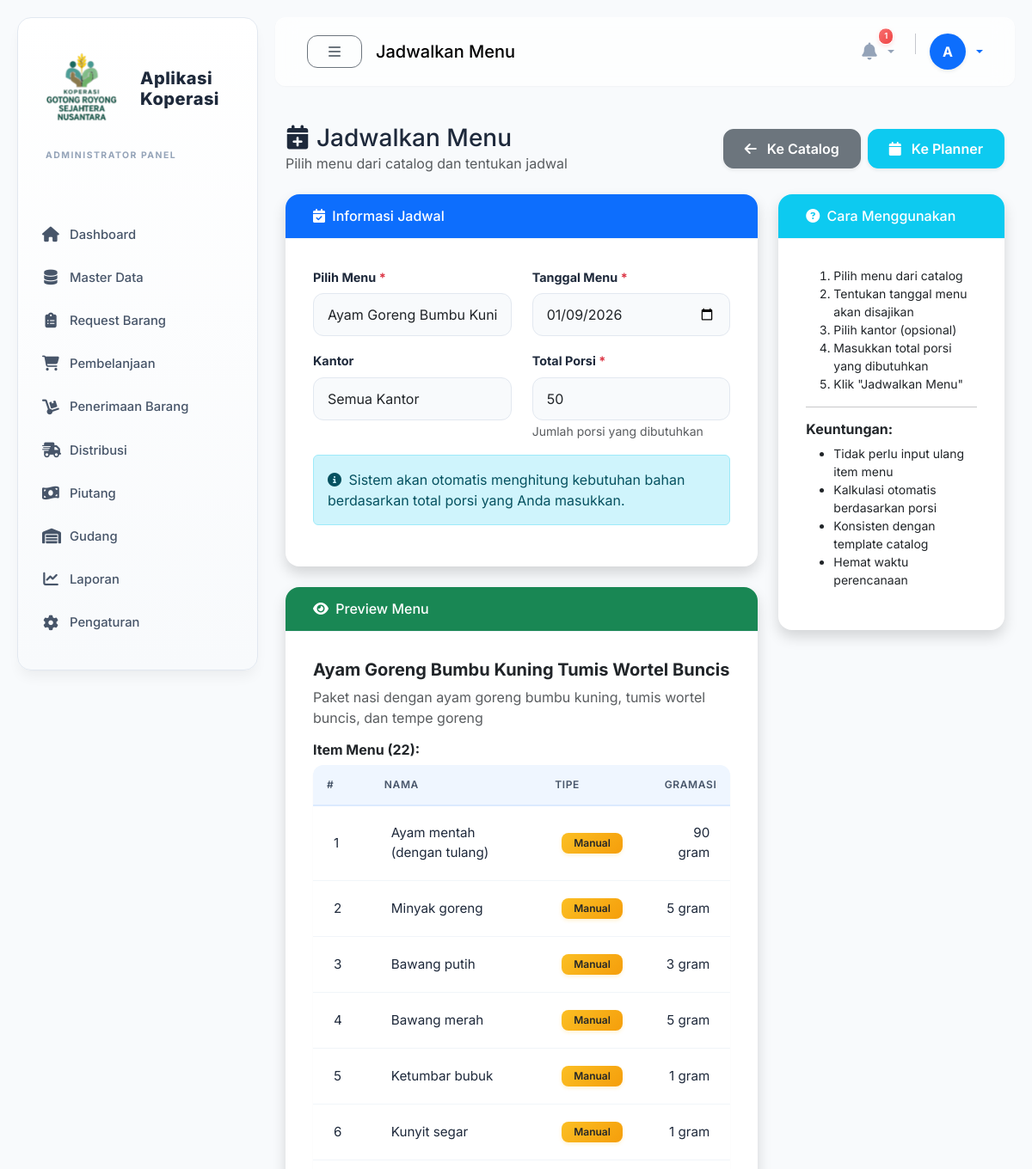
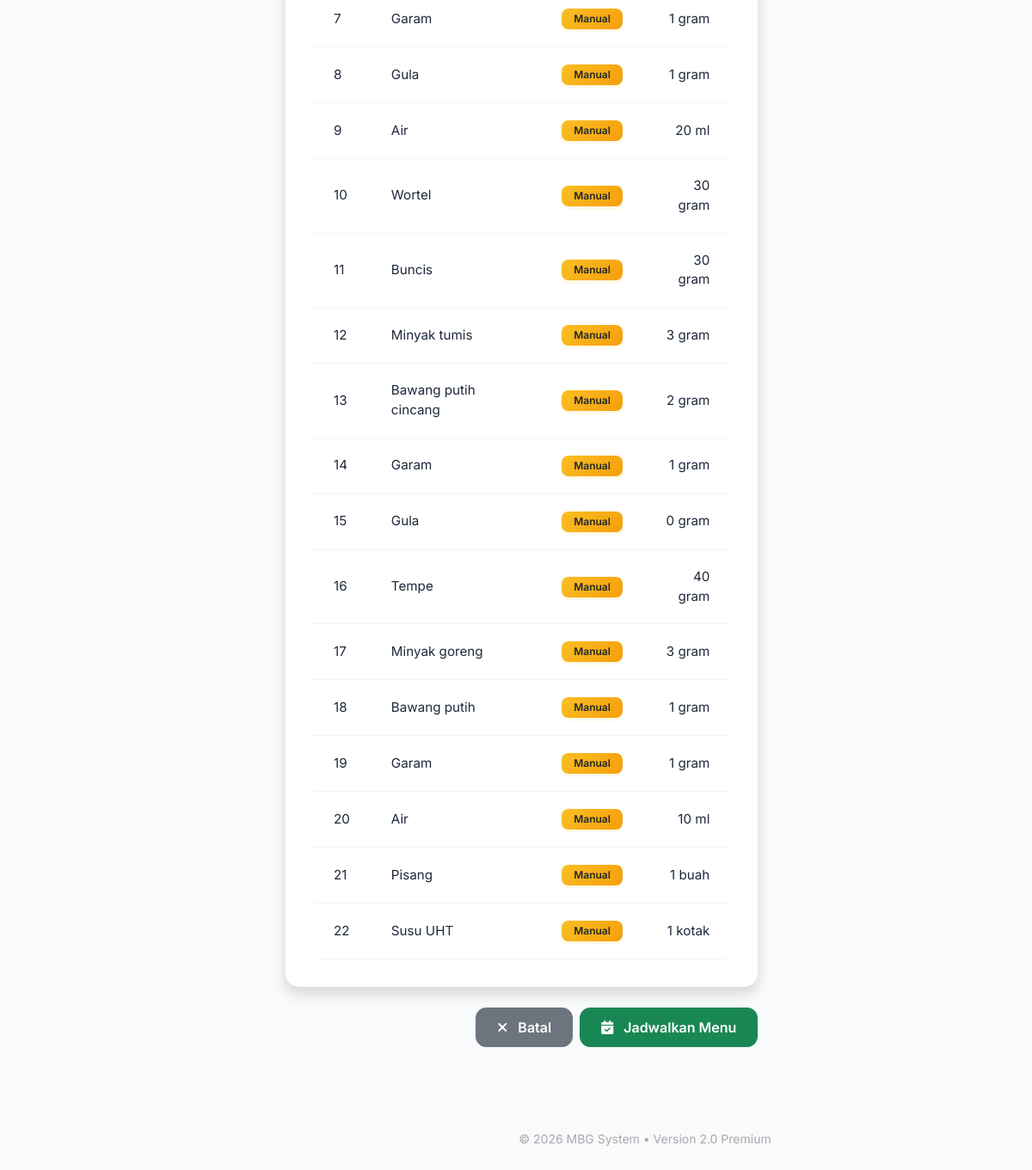
Screenshot of /modules/menu/planner_schedule.php?menu_id=41 (signed in) with the database file from the repository (2 pictures, top to bottom).
### tables this page shows
CREATE TABLE `menu_master_detail` (
  `id` int(11) NOT NULL,
  `menu_master_id` int(11) NOT NULL,
  `item_type` enum('product','recipe','manual') DEFAULT 'product',
  `produk_id` int(11) DEFAULT NULL,
  `resep_id` int(11) DEFAULT NULL,
  `custom_name` varchar(255) DEFAULT NULL,
  `qty_needed` int(11) NOT NULL COMMENT 'Base quantity (usually per 1 portion)',
  `keterangan` text DEFAULT NULL
);

### helpers/MenuCatalogHelper.php (called while the page is built, shortened)
<?php
require_once __DIR__ . '/functions.php';
class MenuCatalogHelper {
    private $db;
    public function __construct() {
        global $conn;
        $this->db = $conn;
    }
    public function getAllMenus() {
        $sql = "SELECT mm.*, u.nama_lengkap as created_by_name,
                (SELECT COUNT(*) FROM menu_master_detail WHERE menu_master_id = mm.id) as total_items
                FROM menu_master mm
                LEFT JOIN users u ON mm.created_by = u.id
                ORDER BY mm.nama_menu ASC";
        $result = $this->db->query($sql);
        $menus = [];
        while ($row = $result->fetch_assoc()) {
            $menus[] = $row;
        }
        return $menus;
    }
    public function getMenu($id) {
        $sql = "SELECT * FROM menu_master WHERE id = ?";
        $stmt = $this->db->prepare($sql);
        $stmt->bind_param("i", $id);
        $stmt->execute();
        $result = $stmt->get_result();
        $menu = $result->fetch_assoc();
        $sql = "SELECT mmd.*,
                    p.nama_produk, p.kode_produk, s.nama_satuan,
                    r.nama_resep
                FROM menu_master_detail mmd
                LEFT JOIN produk p ON mmd.produk_id = p.id
                LEFT JOIN satuan s ON p.satuan_id = s.id
                LEFT JOIN resep r ON mmd.resep_id = r.id
                WHERE mmd.menu_master_id = ?";
        $stmt = $this->db->prepare($sql);
        $stmt->bind_param("i", $id);
        $stmt->execute();
        $result = $stmt->get_result();
        $details = [];
        while ($row = $result->fetch_assoc()) {
            $details[] = $row;
        }
        $menu['items'] = $details;
        return $menu;
    }
}

### helpers/functions.php (called while the page is built, shortened)
<?php
if (!function_exists('format_number')) {
    function format_number($number, $decimals = 0) {
        return number_format($number, $decimals, ',', '.');
    }
}

### modules/menu/planner_schedule.php (the view, shortened to what this page needs)
<?php
require_once '../../config/database.php';
require_once '../../helpers/MenuCatalogHelper.php';
$catalogHelper = new MenuCatalogHelper();
$menu_catalog = null;
if (isset($_GET['menu_id'])) {
    $menu_catalog = $catalogHelper->getMenu($_GET['menu_id']);
}
$all_menus = $catalogHelper->getAllMenus();
require_once '../../includes/header.php';
require_once '../../includes/sidebar.php';
require_once '../../includes/navbar.php';
?>
<div class="container-fluid py-4">
    <div class="d-flex justify-content-between align-items-center mb-4">
        <div>
            <h1 class="h3 mb-0 text-gray-800">
                <i class="fas fa-calendar-plus me-2"></i>Jadwalkan Menu
            </h1>
            <p class="mb-0 text-muted">Pilih menu dari catalog dan tentukan jadwal</p>
        </div>
        <div class="d-flex gap-2">
            <a href="catalog.php" class="btn btn-secondary shadow-sm">
                <i class="fas fa-arrow-left me-1"></i> Ke Catalog
            </a>
            <a href="planner.php" class="btn btn-info text-white shadow-sm">
                <i class="fas fa-calendar me-1"></i> Ke Planner
            </a>
        </div>
    </div>
    <div class="row">
        <div class="col-lg-8">
            <form method="POST" action="" id="scheduleForm">
                <div class="card shadow mb-4">
                    <div class="card-header py-3 bg-primary text-white">
                        <h6 class="m-0 font-weight-bold">
                            <i class="fas fa-calendar-check me-1"></i> Informasi Jadwal
                        </h6>
                    </div>
                    <div class="card-body">
                        <div class="row">
                            <div class="col-md-6 mb-3">
                                <label class="form-label fw-bold">Pilih Menu <span class="text-danger">*</span></label>
                                <select name="menu_master_id" id="menuSelect" class="form-select" required onchange="loadMenuPreview(this.value)">
                                    <?php foreach ($all_menus as $m): ?>
                                    <option value="<?= $m['id'] ?>" <?= $menu_catalog && $menu_catalog['id'] == $m['id'] ? 'selected' : '' ?>>
                                        <?= htmlspecialchars($m['nama_menu']) ?> (<?= $m['total_items'] ?> item)
                                    </option>
                                    <?php endforeach; ?>
                                </select>
                            </div>
                            <div class="col-md-6 mb-3">
                                <label class="form-label fw-bold">Tanggal Menu <span class="text-danger">*</span></label>
                                <input type="date" name="tanggal_menu" class="form-control"
                                       value="<?= $_GET['date'] ?? date('Y-m-d') ?>" required>
                            </div>
                            <div class="col-md-6 mb-3">
                                <label class="form-label fw-bold">Kantor</label>
                                <select name="kantor_id" class="form-select">
                                    <option value="">Semua Kantor</option>
                                </select>
                            </div>
                            <div class="col-md-6 mb-3">
                                <label class="form-label fw-bold">Total Porsi <span class="text-danger">*</span></label>
                                <input type="number" name="total_porsi" class="form-control"
                                       value="50" min="1" required placeholder="Contoh: 50">
                                <small class="text-muted">Jumlah porsi yang dibutuhkan</small>
                            </div>
                        </div>
                        <div class="alert alert-info">
                            <i class="fas fa-info-circle me-1"></i>
                            Sistem akan otomatis menghitung kebutuhan bahan berdasarkan total porsi yang Anda masukkan.
                        </div>
                    </div>
                </div>
                <div id="menuPreview" style="<?= $menu_catalog ? '' : 'display:none' ?>">
                    <?php if ($menu_catalog): ?>
                    <div class="card shadow mb-4 border-left-success">
                        <div class="card-header py-3 bg-success text-white">
                            <h6 class="m-0 font-weight-bold">
                                <i class="fas fa-eye me-1"></i> Preview Menu
                            </h6>
                        </div>
                        <div class="card-body">
                            <h5 class="fw-bold mb-2"><?= htmlspecialchars($menu_catalog['nama_menu']) ?></h5>
                            <p class="text-muted mb-3"><?= htmlspecialchars($menu_catalog['deskripsi'] ?: 'Tidak ada deskripsi') ?></p>
                            <h6 class="fw-bold mb-2">Item Menu (<?= count($menu_catalog['items']) ?>):</h6>
                            <div class="table-responsive">
                                <table class="table table-sm table-hover">
                                    <thead class="table-light">
                                        <tr>
                                            <th>#</th>
                                            <th>Nama</th>
                                            <th>Tipe</th>
                                            <th class="text-end">Gramasi</th>
                                        </tr>
                                    </thead>
                                    <tbody>
                                        <?php foreach ($menu_catalog['items'] as $idx => $item): ?>
                                        <tr>
                                            <td><?= $idx + 1 ?></td>
                                             <td>
                                                <?= htmlspecialchars($item['item_type'] === 'manual' ? $item['custom_name'] : ($item['produk_id'] ? $item['nama_produk'] : $item['nama_resep'])) ?>
                                             </td>
                                             <td>
                                                <?php if ($item['item_type'] === 'product' || $item['produk_id']): ?>
                                                    <span class="badge bg-primary">Produk</span>
                                                <?php elseif ($item['item_type'] === 'recipe' || $item['resep_id']): ?>
                                                    <span class="badge bg-info">Resep</span>
                                                <?php else: ?>
                                                    <span class="badge bg-warning text-dark">Manual</span>
                                                <?php endif; ?>
                                             </td>
                                             <td class="text-end">
                                                <?= format_number($item['qty_needed']) ?> <?= htmlspecialchars($item['item_type'] === 'manual' ? $item['keterangan'] : $item['nama_satuan']) ?>
                                             </td>
                                        </tr>
                                        <?php endforeach; ?>
                                    </tbody>
                                </table>
                            </div>
                        </div>
                    </div>
                    <?php endif; ?>
                </div>
                <div class="d-grid gap-2 d-md-flex justify-content-md-end">
                    <a href="planner.php" class="btn btn-secondary">
                        <i class="fas fa-times me-1"></i> Batal
                    </a>
                    <button type="submit" class="btn btn-success">
                        <i class="fas fa-calendar-check me-1"></i> Jadwalkan Menu
                    </button>
                </div>
            </form>
        </div>
        <div class="col-lg-4">
            <div class="card shadow mb-4 border-left-info">
                <div class="card-header py-3 bg-info text-white">
                    <h6 class="m-0 font-weight-bold">
                        <i class="fas fa-question-circle me-1"></i> Cara Menggunakan
                    </h6>
                </div>
                <div class="card-body">
                    <ol class="small">
                        <li>Pilih menu dari catalog</li>
                        <li>Tentukan tanggal menu akan disajikan</li>
                        <li>Pilih kantor (opsional)</li>
                        <li>Masukkan total porsi yang dibutuhkan</li>
                        <li>Klik "Jadwalkan Menu"</li>
                    </ol>
                    <hr>
                    <h6 class="fw-bold">Keuntungan:</h6>
                    <ul class="small">
                        <li>Tidak perlu input ulang item menu</li>
                        <li>Kalkulasi otomatis berdasarkan porsi</li>
                        <li>Konsisten dengan template catalog</li>
                        <li>Hemat waktu perencanaan</li>
                    </ul>
                </div>
            </div>
        </div>
    </div>
</div>
<?php require_once '../../includes/footer.php'; ?>

### includes/header.php (style rules this page uses)
:root { --sidebar-width: 280px; --navbar-height: 80px; --sidebar-margin: 20px; --primary: #60a5fa; --primary-dark: #3b82f6; --primary-light: #dbeafe; --primary-lighter: #eff6ff; --secondary: #94a3b8; --accent: #38bdf8; --bg-main: #f8fafc; --bg-light: #ffffff; --surface: #ffffff; --surface-elevated: #fafbfc; --text-main: #1e293b; --text-secondary: #475569; --text-muted: #94a3b8; --success: #22c55e; --warning: #fbbf24; --danger: #f87171; --info: #60a5fa; --border-light: #e2e8f0; --border-lighter: #f1f5f9; --shadow-sm: 0 1px 2px 0 rgb(0 0 0 / 0.03); --shadow-md: 0 4px 6px -1px rgb(0 0 0 / 0.05), 0 2px 4px -2px rgb(0 0 0 / 0.03); --shadow-lg: 0 10px 15px -3px rgb(0 0 0 / 0.05), 0 4px 6px -4px rgb(0 0 0 / 0.03); --shadow-xl: 0 20px 25px -5px rgb(0 0 0 / 0.05), 0 8px 10px -6px rgb(0 0 0 / 0.03); --radius-md: 12px; --radius-lg: 16px; --radius-xl: 24px; }
body { font-family: 'Inter', system-ui, -apple-system, sans-serif; background-color: var(--bg-main); color: var(--text-main); -webkit-font-smoothing: antialiased; overflow-x: hidden; }
.card { border: none; border-radius: var(--radius-lg); box-shadow: var(--shadow-md); background: #fff; transition: transform 0.3s ease, box-shadow 0.3s ease; overflow: hidden; margin-bottom: var(--sidebar-margin); }
.card-header { background: transparent; padding: 1.5rem 2rem; border-bottom: 1px solid #f1f5f9; font-weight: 700; color: var(--text-main); font-size: 1.1rem; }
.card-body { padding: 2rem; }
.btn { border-radius: 12px; padding: 10px 24px; font-weight: 600; transition: all 0.2s; display: inline-flex; align-items: center; gap: 8px; }
.table { --bs-table-bg: transparent; margin-bottom: 0; }
.table thead th { padding: 0.875rem 1rem; color: var(--text-secondary); font-weight: 600; font-size: 0.75rem; text-transform: uppercase; letter-spacing: 0.05em; background: var(--primary-lighter); border-bottom: 2px solid var(--primary-light); white-space: nowrap; position: sticky; top: 0; z-index: 10; }
.table tbody td { padding: 0.875rem 1rem; border-bottom: 1px solid var(--border-lighter); vertical-align: middle; color: var(--text-main); font-size: 0.875rem; }
.table-responsive { border-radius: var(--radius-md); background: #fff; box-shadow: var(--shadow-sm); overflow-x: auto; -webkit-overflow-scrolling: touch; }
.table tbody td { padding: 1.25rem 1.5rem; border-bottom: 1px solid #f1f5f9; vertical-align: middle; color: var(--text-main); font-size: 0.95rem; }
.badge { padding: 6px 14px; border-radius: 8px; font-weight: 600; font-size: 0.75rem; }
.form-control, .form-select { border-radius: 12px; padding: 12px 16px; border: 1px solid #e2e8f0; background: #f8fafc; transition: all 0.2s; }
label { font-weight: 600; margin-bottom: 0.5rem; color: var(--text-main); font-size: 0.9rem; }
* { transition-timing-function: cubic-bezier(0.4, 0, 0.2, 1); }
.badge.bg-warning { background: linear-gradient(135deg, #fbbf24 0%, #f59e0b 100%) !important; box-shadow: 0 2px 4px rgba(251, 191, 36, 0.2); }

### rows the page displays
menu_master_detail: custom_name "Ayam mentah (dengan tulang)", item_type "Manual", qty_needed "90", keterangan "gram"
menu_master_detail: custom_name "Minyak goreng", item_type "Manual", qty_needed "5", keterangan "gram"
menu_master_detail: custom_name "Bawang putih", item_type "Manual", qty_needed "3", keterangan "gram"
menu_master_detail: custom_name "Bawang merah", item_type "Manual", qty_needed "5", keterangan "gram"
menu_master_detail: custom_name "Ketumbar bubuk", item_type "Manual", qty_needed "1", keterangan "gram"
menu_master_detail: custom_name "Kunyit segar", item_type "Manual", qty_needed "1", keterangan "gram"
menu_master_detail: custom_name "Garam", item_type "Manual", qty_needed "1", keterangan "gram"
menu_master_detail: custom_name "Gula", item_type "Manual", qty_needed "1", keterangan "gram"
menu_master_detail: custom_name "Air", item_type "Manual", qty_needed "20", keterangan "ml"
menu_master_detail: custom_name "Wortel", item_type "Manual", qty_needed "30", keterangan "gram"
menu_master_detail: custom_name "Buncis", item_type "Manual", qty_needed "30", keterangan "gram"
menu_master_detail: custom_name "Minyak tumis", item_type "Manual", qty_needed "3", keterangan "gram"
menu_master_detail: custom_name "Bawang putih cincang", item_type "Manual", qty_needed "2", keterangan "gram"
menu_master_detail: custom_name "Garam", item_type "Manual", qty_needed "1", keterangan "gram"
menu_master_detail: custom_name "Gula", item_type "Manual", qty_needed "0", keterangan "gram"
menu_master_detail: custom_name "Tempe", item_type "Manual", qty_needed "40", keterangan "gram"
menu_master_detail: custom_name "Minyak goreng", item_type "Manual", qty_needed "3", keterangan "gram"
menu_master_detail: custom_name "Bawang putih", item_type "Manual", qty_needed "1", keterangan "gram"
menu_master_detail: custom_name "Garam", item_type "Manual", qty_needed "1", keterangan "gram"
menu_master_detail: custom_name "Air", item_type "Manual", qty_needed "10", keterangan "ml"
menu_master_detail: custom_name "Pisang", item_type "Manual", qty_needed "1", keterangan "buah"
menu_master_detail: custom_name "Susu UHT", item_type "Manual", qty_needed "1", keterangan "kotak"

### other values shown
get_role_label() "ADMINISTRATOR"
$page_title "Jadwalkan Menu"
$notif_count "1"
substr($user['nama_lengkap'], 0, 1) "A"
$menu_catalog['nama_menu'] "Ayam Goreng Bumbu Kuning Tumis Wortel Buncis"
$menu_catalog['deskripsi'] ?: 'Tidak ada deskripsi' "Paket nasi dengan ayam goreng bumbu kuning, tumis wortel buncis, dan tempe goreng"
count($menu_catalog['items']) "22"
form field menu_master_id "Ayam Goreng Bumbu Kuning Tumis Wortel Buncis (22 item)"
